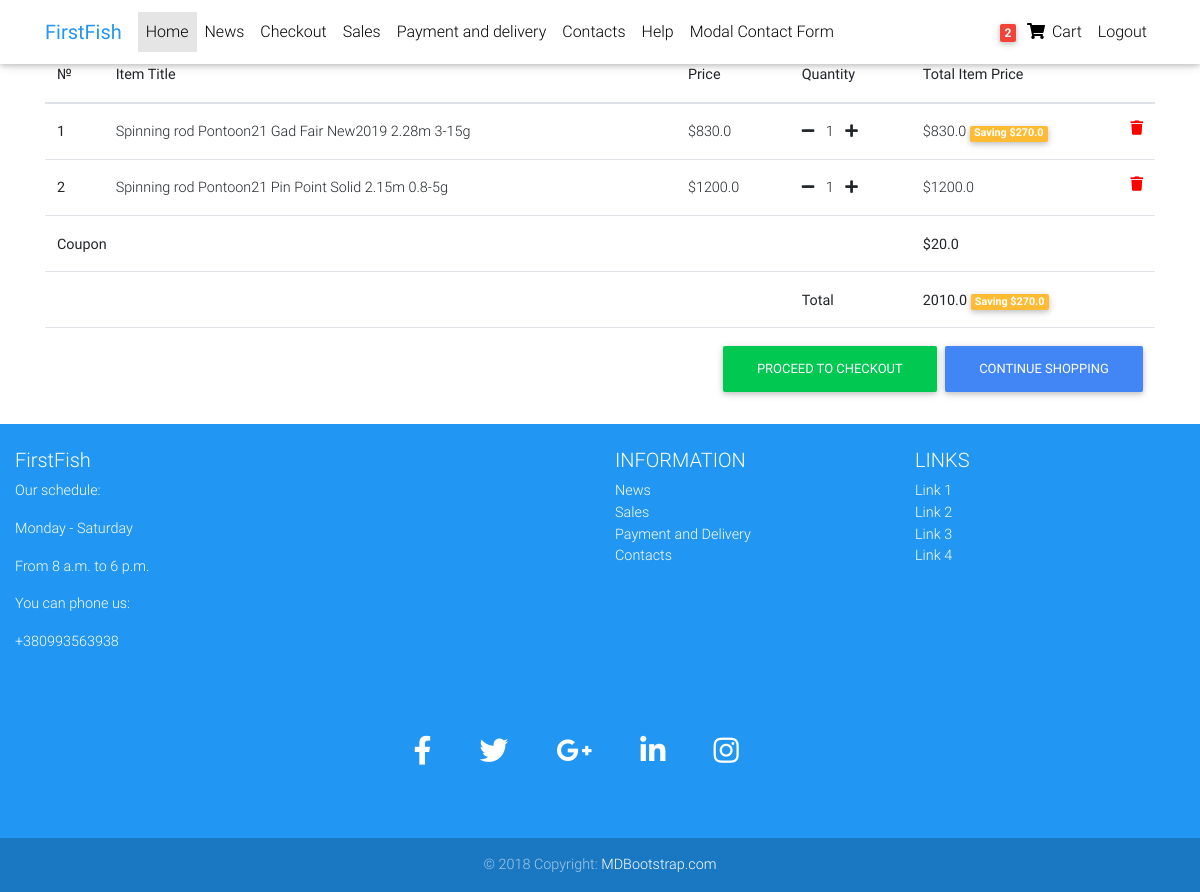
Page /core/order-summary (signed in) on the committed database.
### core/models.py (models this page shows, shortened)
class Order(models.Model):
    user = models.ForeignKey(settings.AUTH_USER_MODEL,
                             on_delete=models.CASCADE)
    items = models.ManyToManyField(OrderItem)
    start_date = models.DateTimeField(auto_now_add=True)
    ordered_data = models.DateTimeField()
    ordered = models.BooleanField(default=False)
    billing_address = models.ForeignKey(
        'BillingAddress', on_delete=models.SET_NULL, blank=True, null=True)
    payment = models.ForeignKey(
        'Payment', on_delete=models.SET_NULL, blank=True, null=True)
    coupon = models.ForeignKey(
        'Coupon', on_delete=models.SET_NULL, blank=True, null=True)
    def get_total(self):
        total = 0
        for order_item in self.items.all():
            total += order_item.get_final_price()
        total -= self.coupon.amount
        return total
    def get_total_saved(self):
        total = 0
        for order_item in self.items.all():
            if order_item.item.discount_price:
                total += order_item.get_amount_saved()
        return total

class OrderItem(models.Model):
    user = models.ForeignKey(settings.AUTH_USER_MODEL,
                             on_delete=models.CASCADE, blank=True, null=True)
    ordered = models.BooleanField(default=False)
    item = models.ForeignKey(Item,
                             on_delete=models.CASCADE)
    quantity = models.IntegerField(default=1)
    def get_total_item_price(self):
        return self.quantity * self.item.price
    def get_total_discount_item_price(self):
        return self.quantity * self.item.discount_price
    def get_amount_saved(self):
        return self.get_total_item_price() - self.get_total_discount_item_price()
    def get_final_price(self):
        if self.item.discount_price:
            return self.get_total_discount_item_price()
        return self.get_total_item_price()

class Item(models.Model):
    title = models.CharField(max_length=100)
    price = models.FloatField()
    length = models.FloatField(default=0)
    weight = models.FloatField(default=0)
    colour = models.CharField(max_length=2, choices=COLOUR_CHOICES, default='BL')
    discount_price = models.FloatField(blank=True, null=True)
    category = models.ForeignKey(ItemCategory,
                                 on_delete=models.CASCADE, default=None)
    label = models.CharField(choices=LABEL_CHOICES, max_length=1)
    slug = models.SlugField()
    description = models.TextField()
    image = models.ImageField(upload_to='media/items', default='media/news/Camping.jpg')

class Coupon(models.Model):
    code = models.CharField(max_length=15)
    amount = models.FloatField()

### core/views.py (the view)
# urls.py: path('order-summary', OrderSummaryView.as_view(), name='order-summary'),
class OrderSummaryView(LoginRequiredMixin, View):
    def get(self, *args, **kwargs):
        try:
            order = Order.objects.get(user=self.request.user, ordered=False)
            context = {
                'object': order
            }
            return render(self.request, 'core/order_summary.html', context)
        except ObjectDoesNotExist:
            messages.error(self.request, "You don't have an active order!")
            return redirect('/')

### core/templatetags/cart_template_tags.py (called while the page is built)
@register.filter
def cart_item_count(user):
    if user.is_authenticated:
        qs = Order.objects.filter(user=user, ordered=False)
        if qs.exists():
            return qs[0].items.count()
    return 0

### core/templates/core/order_summary.html (shortened to what this page needs)
{% extends 'core/base.html' %}
{% block content %}
  <main>
    <div class="container">
         <div class="table-responsive text-nowrap">
          <table class="table">
            <h2> Order Summary </h2>
            <thead>
              <tr>
                <th scope="col">№</th>
                <th scope="col">Item Title</th>
                <th scope="col">Price</th>
                <th scope="col">Quantity</th>
                <th scope="col">Total Item Price</th>
              </tr>
            </thead>
            <tbody>
            {% for order_item in object.items.all %}
              <tr>
                <th scope="row">{{ forloop.counter }}</th>
                <td>{{ order_item.item.title }}</td>
                <td>
                {% if order_item.item.discount_price %}
                  ${{ order_item.item.discount_price }}
                {% else %}
                  ${{ order_item.item.price }}
                </td>
                {% endif %}
                <td>
                  <a href="{% url 'core:remove-single-item-from-cart' order_item.item.slug %}" ><i class="fas fa-minus mr-2"></i></a>
                  {{ order_item.quantity }}
                  <a href="{% url 'core:add-to-cart' order_item.item.slug %}"> <i class="fas fa-plus ml-2"></i> </a></td>
                <td>
                {% if order_item.item.discount_price %}
                  ${{ order_item.get_total_discount_item_price }}
                  <span class="badge badge-warning">Saving ${{ order_item.get_amount_saved }}</span>
                  {% else %}
                   ${{ order_item.get_total_item_price }}
                  {% endif %}
                  <a style="color: red;" href="{% url 'core:remove-from-cart' order_item.item.slug %}" >
                    <i class="fas fa-trash float-right"></i> </a>
                </td>
              </tr>
            {% endfor %}
            {% if object.coupon %}
              <tr>
                <td colspan="4"><b> Coupon </b> </td>
                <td><b>${{ object.coupon.amount }} </b> </td>
              </tr>
            {% endif %}
            {% if object.get_total %}
              <tr>
                <td></td>
                <td></td>
                <td></td>
                <td> <b> Total </b></td>
                <td>
                  <b> {{ object.get_total }} </b>
                  <span class="badge badge-warning">Saving ${{ object.get_total_saved }}</span>
                </td>
              </tr>
              <tr>
                <td colspan="5">
                  <a class="btn btn-primary float-right ml-2" href="/"> Continue Shopping </a>
                  <a class="btn btn-success float-right" href="{% url 'core:checkout' %}"> Proceed to checkout </a>
                </td>
              </tr>
            {% endif %}
            </tbody>
          </table>
        </div>
    </div>
  </main>
{% endblock %}

### core/templates/core/base.html (shortened to what this page needs)
<!DOCTYPE html>
<html lang="en">
<head>
  {% load cart_template_tags %}
  {% load static %}
  <link rel="stylesheet" href="https://use.fontawesome.com/releases/v5.11.2/css/all.css">
  <link href="{% static 'css/bootstrap.min.css' %}" rel="stylesheet">
  <link href="{% static 'css/mdb.min.css' %}" rel="stylesheet">
  <link href="{% static 'css/style.min.css' %}" rel="stylesheet">
</head>
<body>
  <nav class="navbar fixed-top navbar-expand-lg navbar-light white scrolling-navbar">
    <div class="container">
      <a class="navbar-brand waves-effect" href="{% url 'home' %}">
        <strong class="blue-text"> FirstFish </strong>
      </a>
      <div class="collapse navbar-collapse" id="navbarSupportedContent">
        <ul class="navbar-nav mr-auto">
          <li class="nav-item active">
            <a class="nav-link waves-effect" href="{% url 'home' %}">Home
            </a>
          </li>
          <li class="nav-item">
            <a class="nav-link waves-effect" href="{% url 'all_newses' %}" > News </a>
          </li>
          <li class="nav-item">
            <a class="nav-link waves-effect" href="{% url 'core:checkout' %}"> Checkout </a>
          </li>
          <li class="nav-item">
            <a class="nav-link waves-effect" href="{% url 'core:sales' %}" > Sales </a>
          </li>
          <li class="nav-item">
            <a class="nav-link waves-effect" href="{% url 'core:payment_and_delivery' %}" > Payment and delivery </a>
          </li>
          <li class="nav-item">
            <a class="nav-link waves-effect" href="{% url 'core:contacts' %}"> Contacts </a>
          </li>
          <li class="nav-item">
            <a class="nav-link waves-effect" href="{% url 'core:questions' %}"> Help </a>
          </li>
          <li class="nav-item">
          <a href="" class="nav-link waves-effect" data-toggle="modal" data-target="#myModal">
            Modal Contact Form</a>
          </li>
        </ul>
        <ul class="navbar-nav nav-flex-icons">
          {% if request.user.is_authenticated %}
          <li class="nav-item">
            <a href=" {% url 'core:order-summary' %}" class="nav-link waves-effect">
              <span class="badge red z-depth-1 mr-1"> {{ request.user| cart_item_count }} </span>
              <i class="fas fa-shopping-cart"></i>
              <span class="clearfix d-none d-sm-inline-block"> Cart </span>
            </a>
          </li>
          <li class="nav-item">
            <a class="nav-link waves-effect" href="{% url 'account_logout' %}">
              <span class="clearfix d-none d-sm-inline-block"> Logout </span>
            </a>
          </li>
          {% endif %}
        </ul>
      </div>
    </div>
  </nav>
    <div>
        {% block content %}
        {% endblock %}
    </div>
<footer class="page-footer font-small blue pt-4">
  <div class="container-fluid text-center text-md-left">
    <div class="row">
      <div class="col-md-6 mt-md-0 mt-3">
        <h5 class="text">FirstFish</h5>
        <p>Our schedule:</p>
        <p>Monday - Saturday</p>
        <p>From 8 a.m. to 6 p.m.</p>
        <p>You can phone us: </p>
        <p>+380993563938</p>
      </div>
      <div class="col-md-3 mb-md-0 mb-3">
        <h5 class="text-uppercase">Information</h5>
        <ul class="list-unstyled">
          <li>
            <a href="{% url 'all_newses' %}">News</a>
          </li>
          <li>
            <a href="{% url 'core:sales' %}">Sales</a>
          </li>
          <li>
            <a href="{% url 'core:payment_and_delivery' %}">Payment and Delivery</a>
          </li>
          <li>
            <a href="{% url 'core:contacts' %}">Contacts</a>
          </li>
        </ul>
      </div>
      <div class="col-md-3 mb-md-0 mb-3">
        <h5 class="text-uppercase">Links</h5>
        <ul class="list-unstyled">
          <li>
            <a href="#!">Link 1</a>
          </li>
          <li>
            <a href="#!">Link 2</a>
          </li>
          <li>
            <a href="#!">Link 3</a>
          </li>
          <li>
            <a href="#!">Link 4</a>
          </li>
        </ul>
      </div>
    </div>
  </div>
  <div class="container">
    <div class="row">
      <div class="col-md-12 py-5">
        <div class="mb-5 flex-center">
          <a class="fb-ic">
            <i class="fab fa-facebook-f fa-lg white-text mr-md-5 mr-3 fa-2x"> </i>
          </a>
          <a class="tw-ic">
            <i class="fab fa-twitter fa-lg white-text mr-md-5 mr-3 fa-2x"> </i>
          </a>
          <a class="gplus-ic">
            <i class="fab fa-google-plus-g fa-lg white-text mr-md-5 mr-3 fa-2x"> </i>
          </a>
          <a class="li-ic">
            <i class="fab fa-linkedin-in fa-lg white-text mr-md-5 mr-3 fa-2x"> </i>
          </a>
          <a class="ins-ic">
            <i class="fab fa-instagram fa-lg white-text mr-md-5 mr-3 fa-2x"> </i>
          </a>
        </div>
      </div>
    </div>
  </div>
  <div class="footer-copyright text-center py-3">© 2018 Copyright:
    <a href="https://mdbootstrap.com/education/bootstrap/"> MDBootstrap.com</a>
  </div>
</footer>
</body>
</html>

### core/templates/core/base.html (style rules this page uses)
html, body, header, .carousel { height: 60vh; }

### rows in the picture
OrderItem: item "Spinning rod Pontoon21 Gad Fair New2019 2.28m 3-15g", item.discount_price "830.0", quantity "1", get_total_discount_item_price "830.0", get_amount_saved "270.0"
OrderItem: item "Spinning rod Pontoon21 Pin Point Solid 2.15m 0.8-5g", item.price "1200.0", quantity "1", get_total_item_price "1200.0"
Order: coupon.amount "20.0", get_total "2010.0", get_total_saved "270.0"

### other values in the picture
{{ request.user| cart_item_count }} "2"
